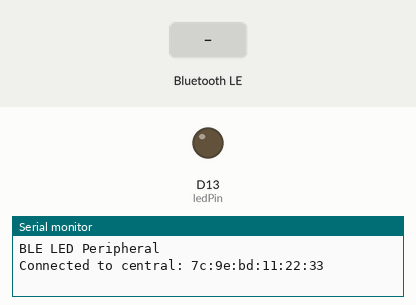
A sketch run on a simulated Arduino Nano 33 IoT. On the bench: output pins drawn as LEDs (lit = HIGH), the last lines printed to the serial monitor. The test bench sets the inputs (shaded band). Nothing arrives over Bluetooth unless stated; a phone connects over Bluetooth LE 3 s after start.

Above: at 3.8 s.
3.9 s: Bluetooth LE write "1" received
At 4.4 s:
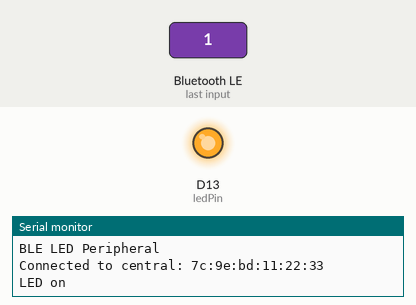
5.4 s: Bluetooth LE write "0" received
At 6.6 s:
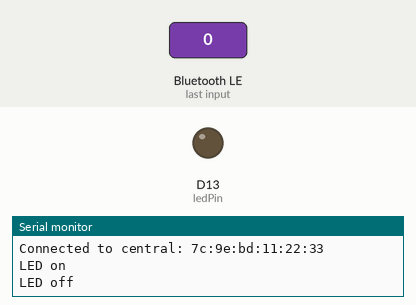
6.9 s: Bluetooth LE write "2" received
At 7.9 s:
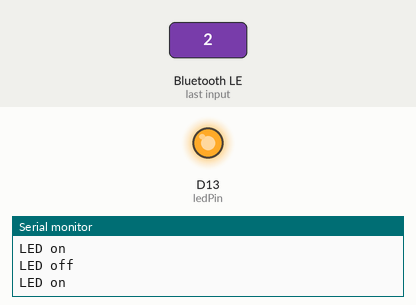
Timing chart, 0 to 9.9 s (numbered marks = the images above; inputs shaded):
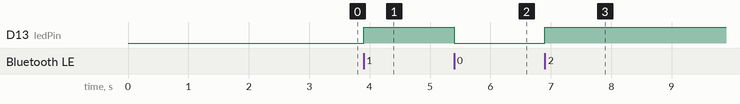

The sketch:

ArduinoBLEPeripheral.ino
```cpp
#include "ArduinoBLE.h"

BLEService ledService("19B10000-E8F2-537E-4F6C-D104768A1214"); // BLE LED Service

// BLE LED Switch Characteristic - custom 128-bit UUID, read and writable by central
BLEByteCharacteristic switchCharacteristic("19B10001-E8F2-537E-4F6C-D104768A1214", BLERead | BLEWrite);

const int ledPin = LED_BUILTIN; // pin to use for the LED

void setup() {
  // initialize serial and wait for serial monitor to be opened:
  Serial.begin(9600);
  while (!Serial);

  // set LED pin to output mode:
  pinMode(ledPin, OUTPUT);

  // begin initialization:
  if (!BLE.begin()) {
    Serial.println("starting BLE failed!");
    while (true);
  }

  // set advertised local name and service UUID:
  BLE.setLocalName("LED");
  BLE.setAdvertisedService(ledService);

  // add the characteristic to the service
  ledService.addCharacteristic(switchCharacteristic);

  // add service:
  BLE.addService(ledService);

  // set the initial value for the characteristic:
  switchCharacteristic.writeValue(0);

  // start advertising
  BLE.advertise();

  Serial.println("BLE LED Peripheral");
}

void loop() {
  // listen for BLE peripherals to connect:
  BLEDevice central = BLE.central();

  // if a central is connected:
  if (central) {
    Serial.print("Connected to central: ");
    // print the central's MAC address:
    Serial.println(central.address());

    // while the central is still connected to peripheral:
    while (central.connected()) {
      // if the central device wrote to the characteristic,
      // use the value to control the LED:
      if (switchCharacteristic.written()) {
        if (switchCharacteristic.value()) {   // any value other than 0
          Serial.println("LED on");
          digitalWrite(ledPin, HIGH);         // will turn the LED on
        } else {                              // a 0 value
          Serial.println("LED off");
          digitalWrite(ledPin, LOW);          // will turn the LED off
        }
      }
    }

    // when the central disconnects, print it out:
    Serial.print("Disconnected from central: ");
    Serial.println(central.address());
  }
}
```

Measured:
- after the input at 3.9 s, D13 (ledPin): LOW → HIGH at once
- after the input at 5.4 s, D13 (ledPin): HIGH → LOW at once
- after the input at 6.9 s, D13 (ledPin): LOW → HIGH at once
